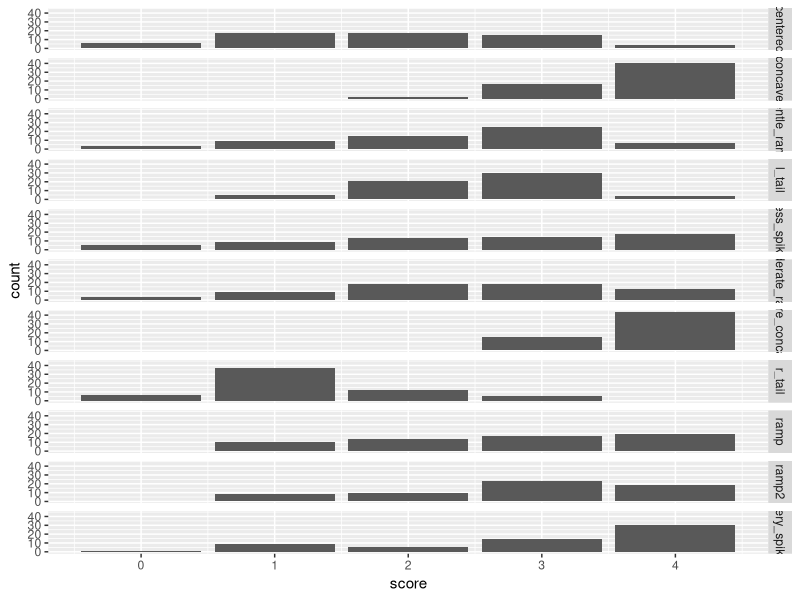
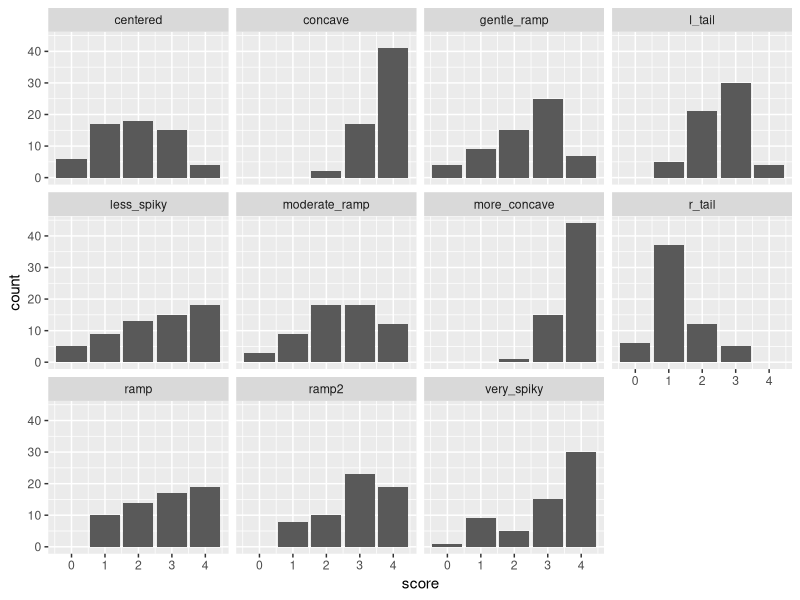
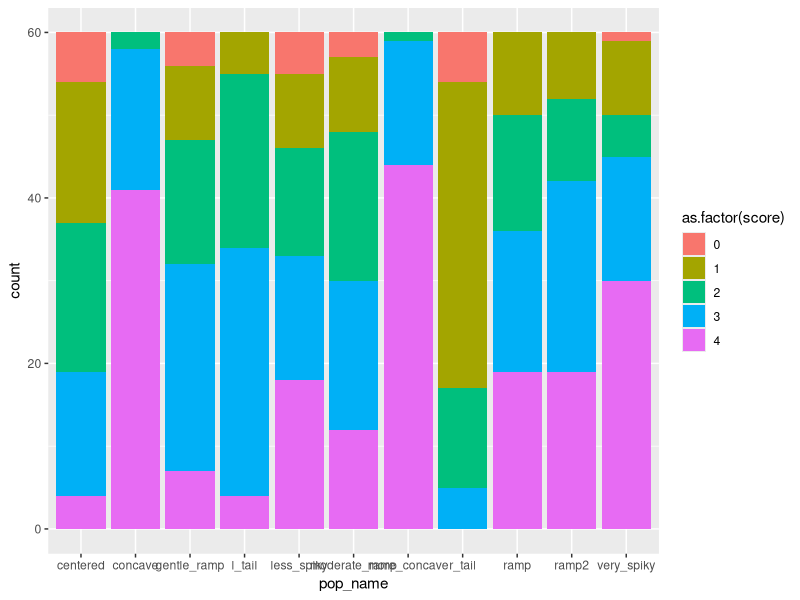

Write R code to recreate these figures, in order.
library(ggplot2)
samp_size = 60

likert_beta = function(n, a, b){
        round(rbeta(n, a, b) * 4)
}

centered      = likert_beta(samp_size, 2,   2)
r_tail        = likert_beta(samp_size, 2,   4)
l_tail        = likert_beta(samp_size, 4,   2)
concave       = likert_beta(samp_size, 8,   1)
more_concave  = likert_beta(samp_size, 8,   0.9)
ramp          = likert_beta(samp_size, 2,   0.9)
gentle_ramp   = likert_beta(samp_size, 1.1, 0.9)
ramp2         = likert_beta(samp_size, 2,   1)
moderate_ramp = likert_beta(samp_size, 1.5, 1)
very_spiky    = likert_beta(samp_size, 1.5, 0.5)
less_spiky    = likert_beta(samp_size, 1,   0.5)

samp_names = c("centered", "r_tail", "l_tail", "concave", "more_concave", "ramp", "gentle_ramp", "ramp2", "moderate_ramp", "very_spiky", "less_spiky")

X = data.frame(score = centered, pop_name = rep("centered", length(centered)))

for (s in samp_names[-1]){
	temp_vec = eval(parse(text=s))
	temp_frame = data.frame(score = temp_vec, pop_name = rep(s, length(temp_vec)))
	X = rbind(X, temp_frame)
}

#### PLOTS AND ANALYSIS

p = ggplot(X, aes(score)) + geom_bar()
p + facet_grid(rows = vars(pop_name))  # all in one col, lined up

p + facet_wrap(vars(pop_name))    # wrap, broken in several cols

wilcox.test(ramp, gentle_ramp)

#prop.test
#prop.trend.test
#spineplot

g = ggplot(X, aes(pop_name))
g + geom_bar(aes(fill=as.factor(score))) # kind of spine plot, colors not great
